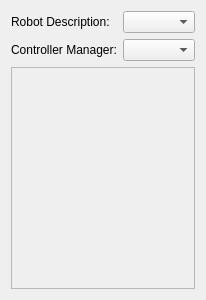
<?xml version="1.0"?>
<ui version="4.0">
    <class>joint_control</class>
    <widget class="QWidget" name="JointControl">
        <property name="geometry">
            <rect>
                <x>0</x>
                <y>0</y>
                <width>200</width>
                <height>300</height>
            </rect>
        </property>
        <property name="sizePolicy">
            <sizepolicy hsizetype="Preferred" vsizetype="Preferred">
                <horstretch>0</horstretch>
                <verstretch>0</verstretch>
            </sizepolicy>
        </property>

        <layout class="QGridLayout">
            <item row="0" column="0">
                <widget class="QLabel">
                    <property name="text"><string>Robot Description:</string></property>
                    <property name="buddy"><cstring>robot_description</cstring></property>
                </widget>
            </item>
            <item row="0" column="1">
                <widget class="QComboBox" name="robot_descriptions_list" />
            </item>
            <item row="1" column="0">
                <widget class="QLabel">
                    <property name="text"><string>Controller Manager:</string></property>
                    <property name="buddy"><cstring>cm_list</cstring></property>
                </widget>
            </item>
            <item row="1" column="1">
                <widget class="QComboBox" name="cm_list" />
            </item>
            <item row="2" column="0" colspan="2">
                <widget class="QScrollArea">
                    <property name="widgetResizable"><bool>true</bool></property>

                    <widget class="QWidget">
                        <layout class="QVBoxLayout" name="controllers" />
                    </widget>
                </widget>
            </item>
        </layout>
    </widget>

    <resources />
    <conntections />
</ui>
